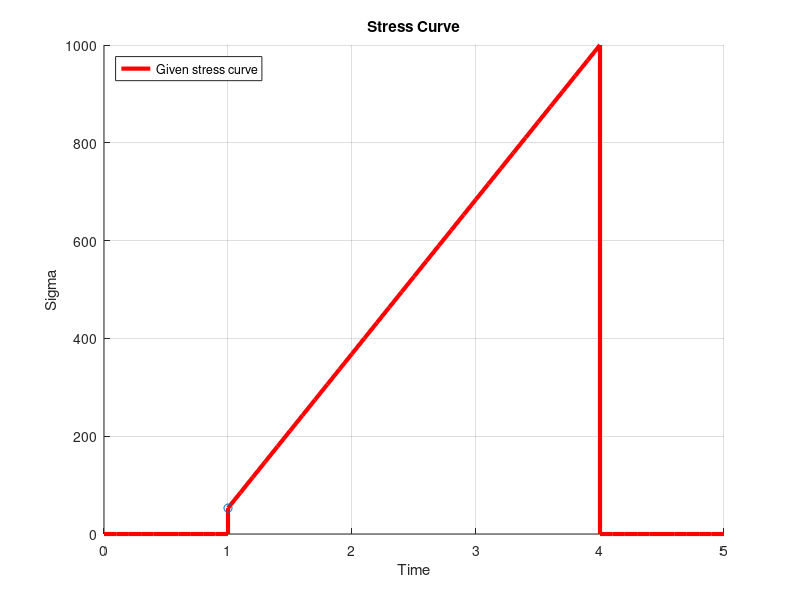

Source code (MATLAB): (Note: this script raises an error after producing the figure.)
%% Exercise 4
%    Program for creep test of a given stress curve
%    modelling and Analysis (SS 2021)(Material Modelling)
%%    Names: 1)Naga Jayadeep Narla,(Matrikel Nummer: 419348)
%%           2)Sai Lalith Polawar,(matrikel Nummer: 419278)
%% Step -1: Generate the given stress graph
%define the X-axis (time):
t0 = 0;
t1 = 1;
t2 = 4;
tend = 5;
dt = 0.1;       

%The desired time step
% Creating the time vectors with the dimension of the times and dt


time1 = t0:dt:t1;
time2 = t1:dt:t2;
time3 = t2:dt:tend;
time = [time1,time2,time3];
len_time = numel(time);



%Define the Y-axis (stress) and match the dimensions of the two vextors
%Creating the Sectional vectors for each section 
sect1 = zeros(size(time1));
sect2 = (1000-53)/(t2-t1)*(time2-t1)+53; %Sectional vector for a slope line using equation of line
sect3 = zeros(size(time3));

sigma = [sect1,sect2,sect3];

% time = t0:dt:tend;         %another way of writing the graph
% x=53;
% y=1000;
% z=linspace(x,y,(t2-t1)/dt);
% 
% sec1 = zeros(1,(t1-t0)/dt+1);
% sec2 = z.*ones(1,(t2-t1)/dt);
% sec3 = zeros(1,(tend-t2)/dt);
% 
% sigma = [sec1,sec2,sec3];

%Plot the given stress graph
figure(1);
hold on;
grid on;
xlabel('Time');
ylabel('Sigma');
title('Stress Curve');
plot(time,sigma,'r','LineWidth',3);
plot(1, 53,'o-');
legend('Given stress curve','Location','northwest')
hold off;
%% Using the given formulae plot the strain graph for the given stress graph acc to hooke element
%Hookes element
E = 750;
epsilon1 = hooks(sigma,E);  %Use the function name to call the function
figure(2); hold on; grid on; box on;
plot(time,epsilon1,'g','LineWidth',2);
xlabel('time');
ylabel('epsilon1');
title('Hooke strain curve');
legend('epsilon');

%% Using the given formulae plot the strain graph for the given stress graph acc to Newton element
%Newtons element
eta = 0.5;
epsilon2 = Newtons(sigma,eta,time);

figure(3); hold on; grid on; box on;
plot(time,epsilon2,'g','LineWidth',2);
xlabel('time');
ylabel('epsilon');
legend('epsilon');
title('Newton starin curve');

%% Using the given formulae plot the strain graph for the given stress graph
%acc to Max well Element
%Maxwell-element
 eta =1 ;
 E =7.5;
 dsigma = gradient(sigma, dt);      % to find the derivative of the sigma use 'gadient(value, increment)'
 epsilon3 = Maxwell(sigma,dsigma,eta,E,time);
 figure(4); hold on; grid on; box on;
 plot(time,epsilon3,'g','LineWidth',2);
 xlabel('time');
 ylabel('epsilon');
 legend('epsilon');
 title('Maxwell stain curve');
 
figure(5);          %plotting all the graphs in a single figure for better understanding
subplot(2,2,1);
    hold on;
    grid minor; box on;
    xlabel('Time');
    ylabel('Sigma');
    title('Stress Curve');
    plot(time,sigma,'r','LineWidth',3);
    axis([0 5 0 1050])
subplot(2,2,2);
    hold on;
    grid on; box on;
    plot(time,epsilon1, 'g', 'LineWidth', 2);
    xlabel('Time');
    ylabel('Epsilon1');
    title('Hooke strain curve');
    axis([0 5 0 2])
subplot(2,2,3);
    hold on;
    grid on; box on;
    plot(time,epsilon2,'g','LineWidth',2);
    xlabel('Time');
    ylabel('Epsilon');
    title('Newton starin curve');
    axis([0 5 0 4000])
subplot(2,2,4);
    hold on;
    grid on; box on;
    plot(time,epsilon3,'g','LineWidth',2);
    xlabel('Time');
    ylabel('Epsilon');
    title('Maxwell stain curve');
    axis([0 5 0 2000])
hold off;                    
    
% functions used in the program
 
 function [epsilon1] = hooks(sigma,E) 
 
 
epsilon1 = sigma/E;
 end
 
 function epsilon2_dot = Newtons(sigma,eta,time)
 epsilon = sigma/eta;
 epsilon2_dot = cumtrapz(time,epsilon);
 
 end
 
 function epsilon3_dor = Maxwell(sigma,dsigma,eta,E,time)
 
 epsilon = sigma/eta+dsigma/E;
 epsilon3_dor = cumtrapz(time,epsilon);
 
 end
 
 
